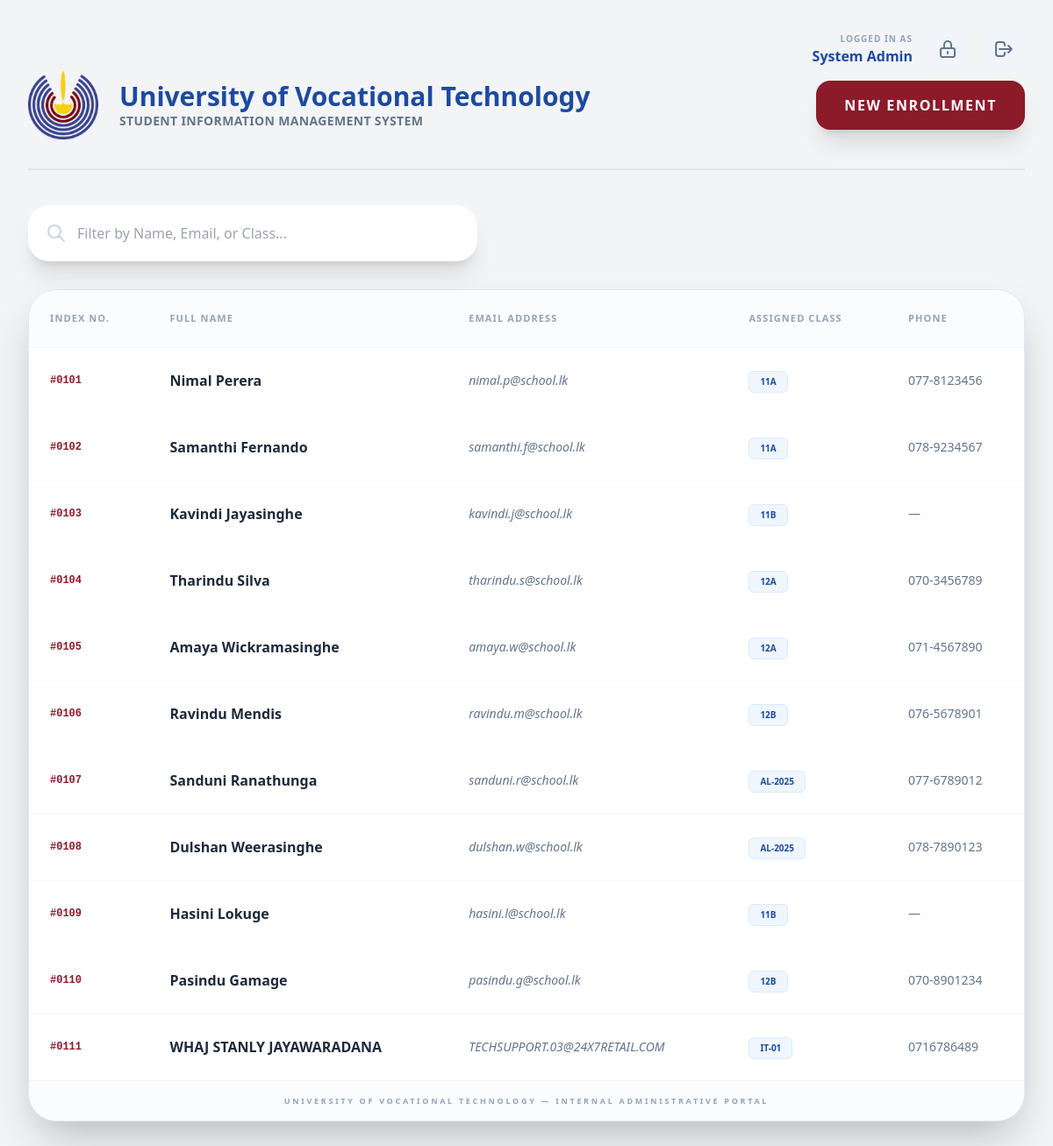
/index.php (signed in), run on the app's committed database.
### tables this page shows
CREATE TABLE `students` (
  `student_id` int NOT NULL,
  `full_name` varchar(80) NOT NULL,
  `email` varchar(120) NOT NULL,
  `class` varchar(20) NOT NULL,
  `phone` varchar(20) DEFAULT NULL,
  PRIMARY KEY (`student_id`),
  UNIQUE KEY `email` (`email`)
);

### index.php (the view, shortened to what this page needs)
<?php
include 'db.php';
$search = isset($_GET['q']) ? mysqli_real_escape_string($conn, $_GET['q']) : "";
if ($search != "") {
    $query = "SELECT * FROM students
              WHERE full_name LIKE '%$search%'
              OR email LIKE '%$search%'
              OR class LIKE '%$search%'
              ORDER BY student_id ASC";
} else {
    $query = "SELECT * FROM students ORDER BY student_id ASC";
}
$result = $conn->query($query);
?>
<!DOCTYPE html>
<html lang="en">
<head>
    <script src="https://cdn.tailwindcss.com"></script>
</head>
<body class="bg-[#F3F4F6] p-4 md:p-8 font-sans text-slate-900">
<div class="flex items-center justify-end ml-auto gap-4 mt-6 md:mt-0">
    <div class="text-right hidden md:block">
        <p class="text-[10px] font-bold text-slate-400 uppercase tracking-widest">Logged in as</p>
        <p class="font-bold text-[#1D4A9F]"><?= htmlspecialchars($_SESSION['user_name']) ?></p>
    </div>
    <a href="change_password.php" class="p-3 bg-slate-100 text-slate-500 rounded-xl hover:bg-blue-100 hover:text-blue-600 transition-colors" title="Change Password">
        <svg class="w-6 h-6" fill="none" stroke="currentColor" viewBox="0 0 24 24"><path stroke-linecap="round" stroke-linejoin="round" stroke-width="2" d="M12 15v2m-6 4h12a2 2 0 002-2v-6a2 2 0 00-2-2H6a2 2 0 00-2 2v6a2 2 0 002 2zm10-10V7a4 4 0 00-8 0v4h8z"></path></svg>
    </a>
    <a href="index.php?logout=true" class="p-3 bg-slate-100 text-slate-500 rounded-xl hover:bg-red-100 hover:text-red-600 transition-colors" title="Logout">
        <svg class="w-6 h-6" fill="none" stroke="currentColor" viewBox="0 0 24 24"><path stroke-linecap="round" stroke-linejoin="round" stroke-width="2" d="M17 16l4-4m0 0l-4-4m4 4H7m6 4v1a3 3 0 01-3 3H6a3 3 0 01-3-3V7a3 3 0 013-3h4a3 3 0 013 3v1"></path></svg>
    </a>
</div>
    <div class="max-w-6xl mx-auto">
        <header class="flex flex-col md:flex-row items-center justify-between pb-8 mb-10 border-b-2 border-slate-300/50">
            <div class="flex items-center gap-6">
                <img src="asset/uovt.png" alt="UovT Logo" class="w-20 h-20 object-contain drop-shadow-sm">
                <div>
                    <h1 class="text-3xl font-extrabold text-[#1D4A9F]">University of Vocational Technology</h1>
                    <p class="text-slate-500 font-semibold tracking-wide uppercase text-sm">Student Information Management System</p>
                </div>
            </div>
            <button onclick="toggleEnrollmentForm()" class="mt-4 md:mt-0 px-8 py-4 bg-[#8C1B2A] text-white rounded-2xl font-black uppercase tracking-widest hover:bg-[#6e1521] shadow-xl hover:shadow-red-900/20 transition-all active:scale-95">
                New Enrollment
            </button>
        </header>
        <div class="mb-8 flex flex-col md:flex-row gap-4 items-center">
            <form action="index.php" method="GET" class="relative w-full max-w-lg">
                <input type="text" name="q" value="<?= htmlspecialchars($search) ?>"
                       placeholder="Filter by Name, Email, or Class..."
                       class="w-full pl-14 pr-6 py-5 rounded-3xl border-none shadow-xl focus:ring-4 focus:ring-[#1D4A9F]/20 outline-none">
                <svg class="w-6 h-6 absolute left-5 top-5 text-slate-300" fill="none" stroke="currentColor" viewBox="0 0 24 24"><path stroke-linecap="round" stroke-linejoin="round" stroke-width="2" d="M21 21l-6-6m2-5a7 7 0 11-14 0 7 7 0 0114 0z"></path></svg>
            </form>
        </div>
        <div class="bg-white rounded-[2rem] shadow-2xl border border-slate-200 overflow-hidden">
            <div class="overflow-x-auto">
                <table class="w-full text-left border-collapse">
                    <thead>
                        <tr class="bg-slate-50/50 text-[11px] uppercase tracking-widest text-slate-400 font-black border-b border-slate-100">
                            <th class="p-6">Index No.</th>
                            <th class="p-6">Full Name</th>
                            <th class="p-6">Email Address</th>
                            <th class="p-6">Assigned Class</th>
                            <th class="p-6">Phone</th>
                        </tr>
                    </thead>
                    <tbody class="divide-y divide-slate-50">
                        <?php if ($result && $result->num_rows > 0): ?>
                            <?php while($row = $result->fetch_assoc()): ?>
                                <tr class="hover:bg-slate-50/50 transition-all group">
                                    <td class="p-6 text-xs font-mono font-bold text-[#8C1B2A]">#<?= str_pad($row['student_id'], 4, '0', STR_PAD_LEFT) ?></td>
                                    <td class="p-6 font-bold text-slate-800 group-hover:text-[#1D4A9F] transition-colors"><?= htmlspecialchars($row['full_name']) ?></td>
                                    <td class="p-6 text-slate-500 text-sm italic font-medium"><?= htmlspecialchars($row['email']) ?></td>
                                    <td class="p-6">
                                        <span class="inline-flex px-3 py-1 rounded-md text-[10px] font-black bg-blue-50 text-[#1D4A9F] border border-blue-100 uppercase">
                                            <?= htmlspecialchars($row['class']) ?>
                                        </span>
                                    </td>
                                    <td class="p-6 text-slate-500 text-sm"><?= $row['phone'] ?: '—' ?></td>
                                </tr>
                            <?php endwhile; ?>
                        <?php endif; ?>
                    </tbody>
                </table>
            </div>
            <div class="bg-slate-50/50 p-4 border-t border-slate-100 text-center">
                <p class="text-[9px] text-slate-400 font-bold uppercase tracking-[0.3em]">University of Vocational Technology — Internal Administrative Portal</p>
            </div>
        </div>
    </div>
</body>
</html>

### data on the page
students: student_id "0101", full_name "Nimal Perera", email "nimal.p@school.lk", class "11A", phone "077-8123456"
students: student_id "0102", full_name "Samanthi Fernando", email "samanthi.f@school.lk", class "11A", phone "078-9234567"
students: student_id "0103", full_name "Kavindi Jayasinghe", email "kavindi.j@school.lk", class "11B", phone "—"
students: student_id "0104", full_name "Tharindu Silva", email "tharindu.s@school.lk", class "12A", phone "070-3456789"
students: student_id "0105", full_name "Amaya Wickramasinghe", email "amaya.w@school.lk", class "12A", phone "071-4567890"
students: student_id "0106", full_name "Ravindu Mendis", email "ravindu.m@school.lk", class "12B", phone "076-5678901"
students: student_id "0107", full_name "Sanduni Ranathunga", email "sanduni.r@school.lk", class "AL-2025", phone "077-6789012"
students: student_id "0108", full_name "Dulshan Weerasinghe", email "dulshan.w@school.lk", class "AL-2025", phone "078-7890123"
students: student_id "0109", full_name "Hasini Lokuge", email "hasini.l@school.lk", class "11B", phone "—"
students: student_id "0110", full_name "Pasindu Gamage", email "pasindu.g@school.lk", class "12B", phone "070-8901234"
students: student_id "0111", full_name "WHAJ STANLY JAYAWARADANA", email "TECHSUPPORT.03@24X7RETAIL.COM", class "IT-01", phone "0716786489"

### other printed values
$_SESSION['user_name'] "System Admin"
